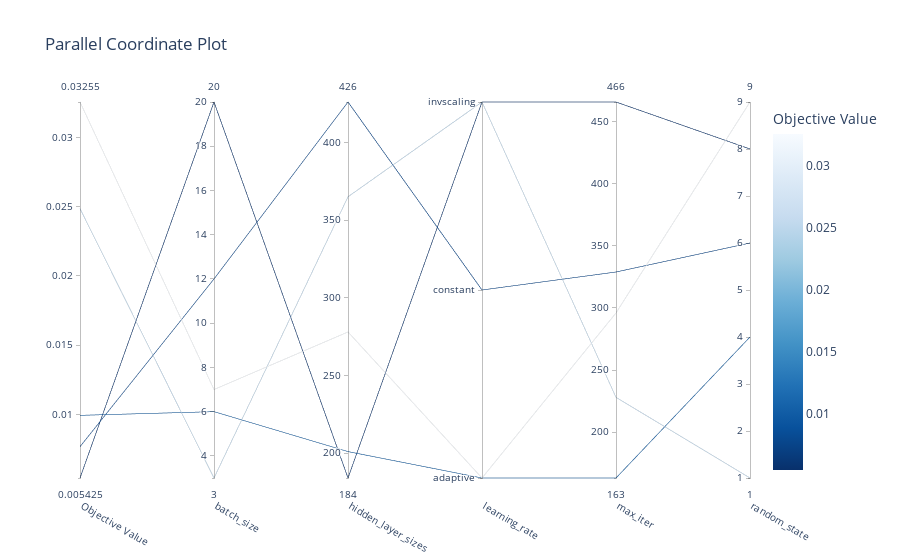

The cell this chart's notebook holds for it:
### Code cell
from matplotlib import pyplot as plt
fig_study = optuna.visualization.plot_parallel_coordinate(study_MLP, params=["hidden_layer_sizes", "learning_rate","random_state","max_iter","batch_size"])
fig_study.show()

### Figure 1 — Plotly figure (JSON) as saved in the notebook; plotly's stock layout.template omitted (floating-point values rounded to 4 significant figures)
{"data": [{"dimensions": [{"label": "Objective Value", "range": [0.005425, 0.03255], "values": [0.009946, 0.03255, 0.007685, 0.02486, 0.005425]}, {"label": "batch_size", "range": [3, 20], "values": [6, 7, 12, 3, 20]}, {"label": "hidden_layer_sizes", "range": [184, 426], "values": [201, 278, 426, 365, 184]}, {"label": "learning_rate", "range": [0, 2], "ticktext": ["adaptive", "constant", "invscaling"], "tickvals": [0, 1, 2], "values": [0, 0, 1, 2, 2]}, {"label": "max_iter", "range": [163, 466], "values": [163, 296, 329, 228, 466]}, {"label": "random_state", "range": [1, 9], "values": [4, 9, 6, 1, 8]}], "labelangle": 30, "labelside": "bottom", "line": {"color": [0.009946, 0.03255, 0.007685, 0.02486, 0.005425], "colorbar": {"title": {"text": "Objective Value"}}, "colorscale": [[0, "rgb(247,251,255)"], [0.125, "rgb(222,235,247)"], [0.25, "rgb(198,219,239)"], [0.375, "rgb(158,202,225)"], [0.5, "rgb(107,174,214)"], [0.625, "rgb(66,146,198)"], [0.75, "rgb(33,113,181)"], [0.875, "rgb(8,81,156)"], [1, "rgb(8,48,107)"]], "reversescale": true, "showscale": true}, "type": "parcoords"}], "layout": {"title": {"text": "Parallel Coordinate Plot"}}}
